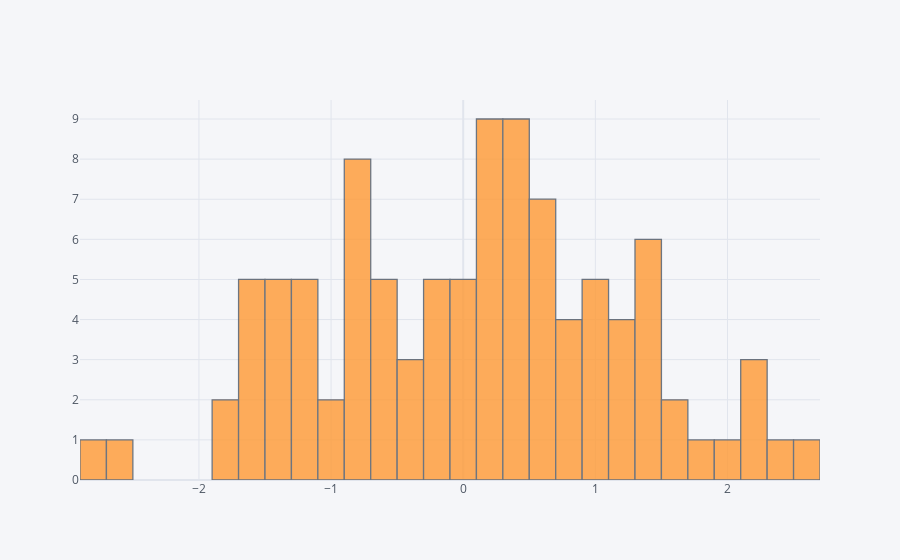

Notebook cell for this chart:
### Code cell
## Ex.6 Histograms 
    
df['A'].iplot(kind = 'hist', bins = 50) ##We can also pass the whole dataframe and toggle the desired columns

### Figure 1 — Plotly figure (JSON) as saved in the notebook; plotly's stock layout.template omitted (floating-point values rounded to 4 significant figures)
{"data": [{"histfunc": "count", "histnorm": "", "marker": {"color": "rgba(255, 153, 51, 1.0)", "line": {"color": "#4D5663", "width": 1.3}}, "name": "A", "nbinsx": 50, "opacity": 0.8, "orientation": "v", "type": "histogram", "x": [0.2677, 0.0294, 1.633, -0.154, -0.1441, -1.645, -0.1495, 0.3339, -2.597, 0.3166, 0.8787, -1.343, -0.7848, -0.8379, -0.1607, 0.538, 0.8018, 2.225, 0.06313, -0.282, 0.4562, 0.954, -0.5772, 0.2534, -1.864, 0.2469, -1.515, 0.8539, 0.05306, -1.106, -0.8107, 2.0, -1.696, 0.2704, 0.3449, 2.433, 1.018, -1.064, -0.4404, -1.202, -0.7349, 0.2912, 1.106, -1.347, 1.366, 1.467, 1.134, -0.7972, -0.8438, -0.6579, -2.801, -1.465, 0.1858, 0.2717, -1.388, 0.5652, 1.871, -0.01804, 0.5446, 1.31, 0.9269, 1.217, 0.5978, 1.466, -0.7133, -1.607, -1.158, -0.5675, 0.184, 1.563, -0.6459, 0.6452, -1.14, 0.9202, 0.5629, 0.06223, 0.383, -1.743, 2.689, -1.587, 1.21, 0.4484, 0.307, -0.3057, 0.4365, -0.3367, -0.8743, 0.9018, 0.4495, -1.113, 0.8875, -1.028, 2.183, 1.342, -0.5444, -1.391, 0.6038, 1.448, 2.28, 0.2948]}], "layout": {"barmode": "overlay", "legend": {"bgcolor": "#F5F6F9", "font": {"color": "#4D5663"}}, "paper_bgcolor": "#F5F6F9", "plot_bgcolor": "#F5F6F9", "title": {"font": {"color": "#4D5663"}}, "xaxis": {"gridcolor": "#E1E5ED", "showgrid": true, "tickfont": {"color": "#4D5663"}, "title": {"font": {"color": "#4D5663"}, "text": ""}, "zerolinecolor": "#E1E5ED"}, "yaxis": {"gridcolor": "#E1E5ED", "showgrid": true, "tickfont": {"color": "#4D5663"}, "title": {"font": {"color": "#4D5663"}, "text": ""}, "zerolinecolor": "#E1E5ED"}}}
